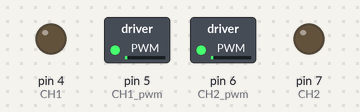
The sketch below on a simulated Arduino Uno, built with avr-gcc and run on an emulated ATmega328P. On the bench: switched loads named in the sketch (green lamp = pin HIGH), output pins drawn as LEDs (lit = HIGH).

Above: at 0.05 s.
At 3.55 s:
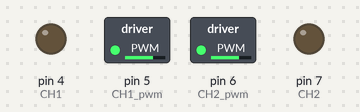
At 7.15 s:
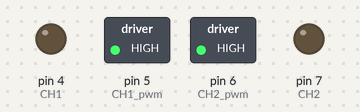
At 14.25 s:
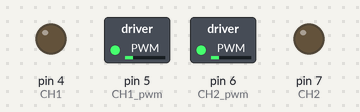
Timing chart, 0 to 19.8 s (numbered marks = the images above):
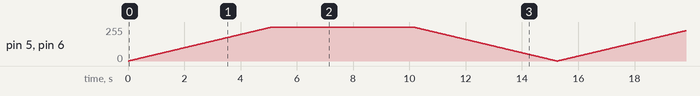

The sketch:

Motor.ino
```cpp
//Definicoes pinos Arduino ligados a entrada da Ponte H
int CH1 = 4;
int CH1_pwm = 5;
int CH2_pwm = 6;
int CH2 = 7;

void setup()
{
  //Define os pinos como saida
 pinMode(CH1, OUTPUT);
 pinMode(CH1_pwm, OUTPUT);
 pinMode(CH2, OUTPUT);
 pinMode(CH2_pwm, OUTPUT);
}

void loop()
{
  for (int valor = 0; valor <= 255; valor++)
  {
     //Gira o Motor A no sentido horario
     analogWrite(CH1_pwm, valor);
     digitalWrite(CH1, LOW);
     analogWrite(CH2_pwm, valor);
     digitalWrite(CH2, LOW);
     delay(20);
    }

  delay(5000);

   for (int valor = 255; valor >= 0; valor--)
  {
     //Gira o Motor A no sentido horario
     analogWrite(CH1_pwm, valor);
     digitalWrite(CH1, LOW);
     analogWrite(CH2_pwm, valor);
     digitalWrite(CH2, LOW);
     delay(20);
    }


}
```
